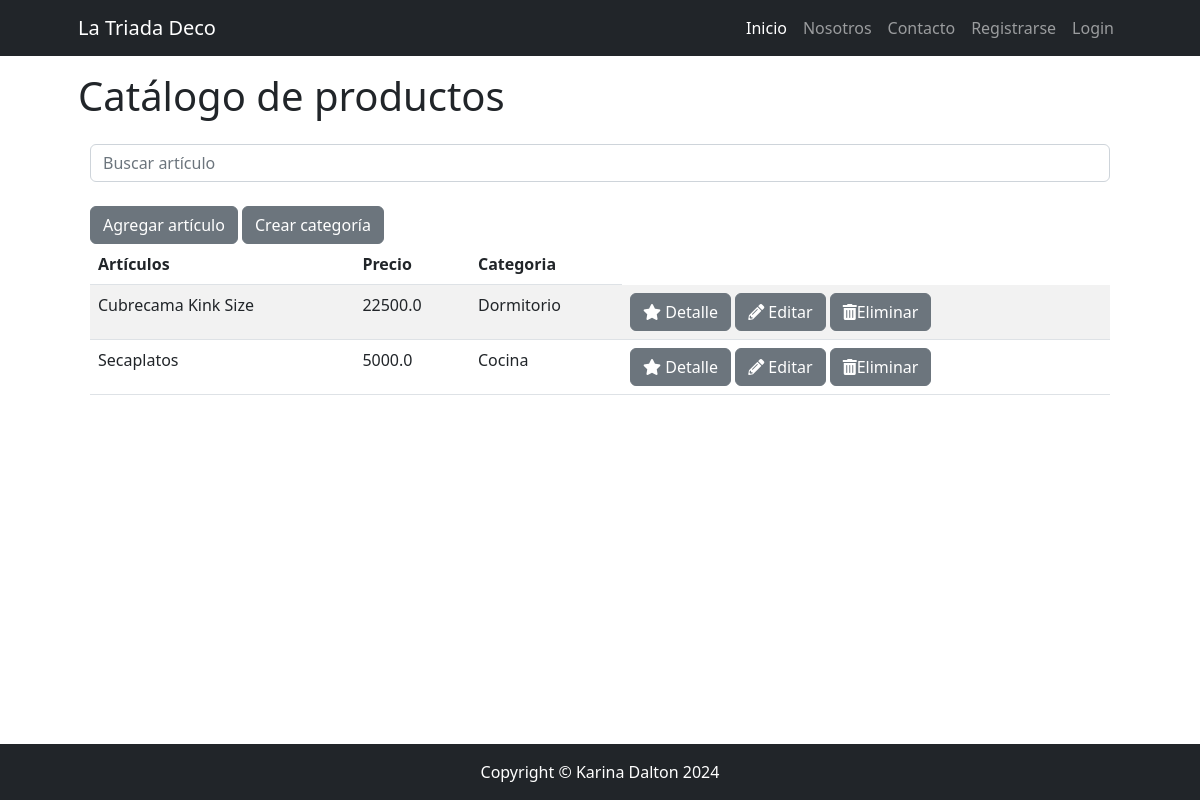
The page /catalogo/producto/list/ on the database as committed earlier.
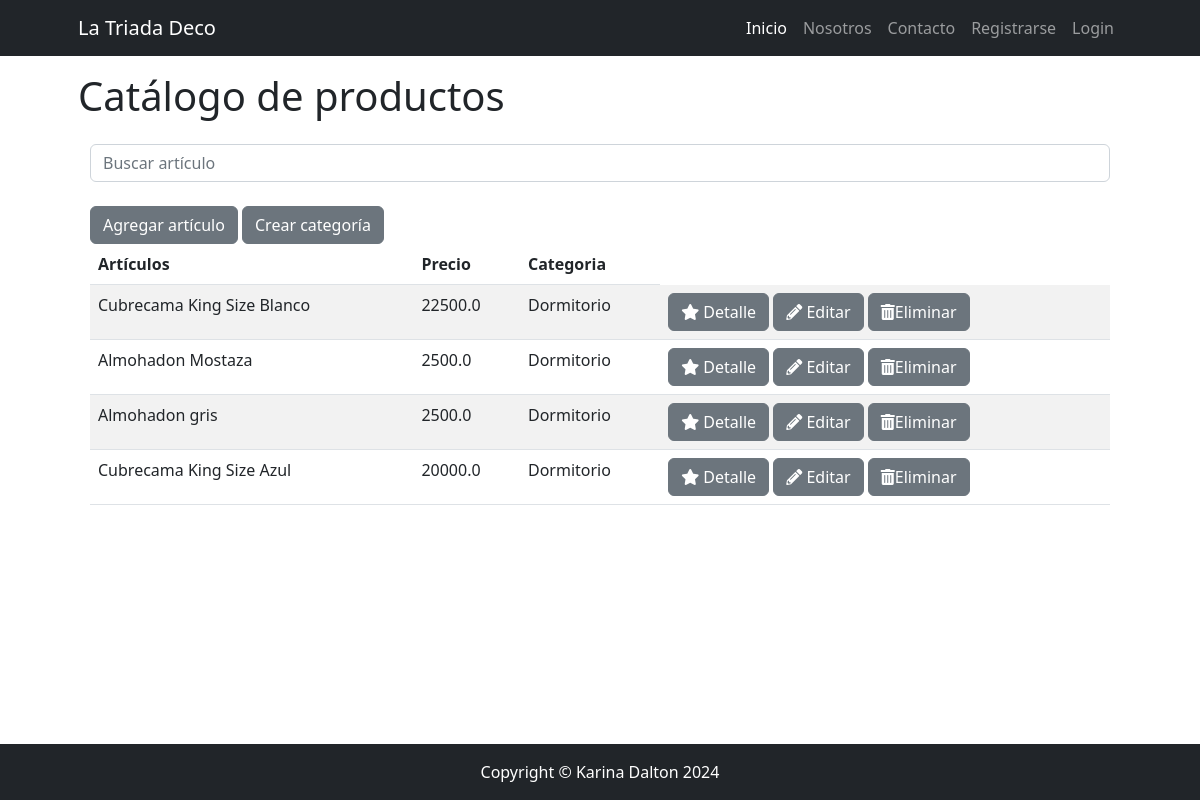
The same page on the database as committed later.
### apps/catalogo/models.py (models this page shows, shortened)
class Producto(models.Model):
    nombre = models.CharField(max_length=150)
    categoria = models.ForeignKey(
        Categoria, null=True, blank=True, on_delete=models.SET_NULL)
    precio = models.FloatField()
    fecha_creacion = models.DateField(
        default=timezone.now, editable=False, verbose_name="fecha de creación")
    descripcion = models.TextField(
        null=True, blank=True, verbose_name="descripción")
    class Meta:
        verbose_name = "producto"
        verbose_name_plural = "productos"

class Categoria(models.Model):
    nombre = models.CharField(max_length=100)
    def __str__(self):
        return f"{self.nombre}"

### apps/catalogo/views.py (the view)
# urls.py: path("producto/list/", ProductoList.as_view(), name="producto_list"),
class ProductoList(ListView):
    model = Producto
    template_name = 'catalogo/producto_list.html'
    def get_queryset(self):
        if self.request.GET.get("consulta"):
            consulta = self.request.GET.get("consulta")
            object_list = Producto.objects.filter(nombre__icontains=consulta)
        else:
            object_list = Producto.objects.all()
        return object_list

### apps/catalogo/templates/catalogo/producto_list.html
{% extends 'core/base.html' %}
{% block content_title %}
Catálogo de productos
{% endblock content_title %}
{% block content %}
<div class="container">
    <div class="mb-4">
        <form method="get">
            <input type="text" class="form-control" name="consulta" placeholder="Buscar artículo">
        </form>
    </div>
    <a {% if user.is_authenticated %} href="{% url 'catalogo:producto_form' %}" {% else %} href="{% url 'core:login' %}"
        {% endif %} class="btn btn-secondary">Agregar artículo</a>
    <a {% if user.is_authenticated %} href="{% url 'catalogo:categoria_form' %}" {% else %}
        href="{% url 'core:login' %}" {% endif %} class="btn btn-secondary">Crear categoría</a>
    <table class="table table-striped">
        <thead>
            <tr>
                <th>Artículos</th>
                <th>Precio</th>
                <th>Categoria</th>
            </tr>
        </thead>
        <tbody>
            {% for articulo in object_list %}
            <tr>
                <td>{{ articulo.nombre }}</td>
                <td>{{ articulo.precio }}</td>
                <td>{{ articulo.categoria }}</td>
                <td>
                    <a href="{% url 'catalogo:producto_detail' articulo.id %}" class="btn btn-secondary">
                        <i class="fas fa-star"></i> Detalle</a>
                    <a href=" {% url 'catalogo:producto_update' articulo.id %}" class="btn btn-secondary"><i
                            class="fas fa-pencil-alt"></i> Editar</a>
                    <a href="{% url 'catalogo:producto_confirm_delete' articulo.id %}" class="btn btn-secondary "><i
                            class="fas fa-trash-alt"></i>Eliminar</a>
                </td>
            </tr>
            {% empty %}
            <tr>
                <td class="text-center">No hay artículos disponibles.</td>
            </tr>
            {% endfor %}
        </tbody>
    </table>
</div>
{% endblock content %}

### apps/core/templates/core/base.html (shortened to what this page needs)
{% load static %}
<!DOCTYPE html>
<html lang="en">
<head>
    <link href="https://cdnjs.cloudflare.com/ajax/libs/font-awesome/5.15.4/css/all.min.css" rel="stylesheet">
    <link href="{% static 'core/css/styles.css' %}" rel="stylesheet" />
</head>
<body>
    {% include 'core/navbar.html' %}
    <div class="container px-4 px-lg-5">
        <div class="row gx-4 gx-lg-5 align-items-center my-3">
            <h1 class="font-weight-light">
                {% block content_title %}
                {% endblock content_title %}
            </h1>
        </div>
        {% block content %}
        {% endblock content %}
    </div>
    {% include 'core/footer.html' %}
</body>
</html>

### apps/core/templates/core/navbar.html (shortened to what this page needs)
<nav class="navbar navbar-expand-lg navbar-dark bg-dark">
    <div class="container px-5">
        <a href="{% url 'core:index' %}" class="navbar-brand" type="button">La Triada Deco</a>
        <div class="collapse navbar-collapse" id="navbarSupportedContent">
            <ul class="navbar-nav ms-auto mb-2 mb-lg-0">
                <li class="nav-item"><a class="nav-link {% if '/catalogo/' in request.path %} active {% endif %}"
                        href="{% url 'catalogo:index' %}">Inicio</a></li>
                <li class="nav-item"><a class="nav-link {% if '/about/' in request.path %} active {% endif %}"
                        href="{% url 'core:about' %}">Nosotros</a></li>
                <li class="nav-item"><a class="nav-link {% if '/contact/form/' in request.path %} active {% endif %}"
                        href="{% url 'core:contact_form' %}">Contacto</a></li>
                {% if user.is_authenticated %}
                <li class="nav-item"><a class="nav-link {% if '/admin/' in request.path %} active {% endif %}"
                        href="{% url 'admin:index' %}">Administración</a></li>
                <li class="nav-item nav-link text-bg-secondary">{{ user.username }}</li>
                <li class="nav-item">
                    <form action="{% url 'core:logout' %}" method="post">
                        {% csrf_token %}
                        <button type="submit" class="btn btn-dark">Logout</button>
                    </form>
                </li>
                {% else %}
                <li class="nav-item"><a class="nav-link {% if '/register/' in request.path %} active {% endif %}"
                        href="{% url 'core:register' %}">Registrarse</a></li>
                <li class="nav-item"><a class="nav-link {% if '/login/' in request.path %} active {% endif %}"
                        href="{% url 'core:login' %}">Login</a></li>
                {% endif %}
            </ul>
        </div>
    </div>
</nav>

### apps/core/templates/core/footer.html
<footer class="py-3 bg-dark fixed-bottom">
    <div class="container px-4 px-lg-5">
        <p class="m-0 text-center text-white">Copyright &copy; Karina Dalton 2024</p>
    </div>
</footer>

Rows that differ between the two databases and show on the page:
removed Producto: nombre "Secaplatos", precio "5000.0", categoria "Cocina"
changed Producto: nombre "Cubrecama Kink Size" → "Cubrecama King Size Blanco"
added Producto: nombre "Almohadon Mostaza", precio "2500.0", categoria "Dormitorio"
added Producto: nombre "Almohadon gris", precio "2500.0", categoria "Dormitorio"
added Producto: nombre "Cubrecama King Size Azul", precio "20000.0", categoria "Dormitorio"
